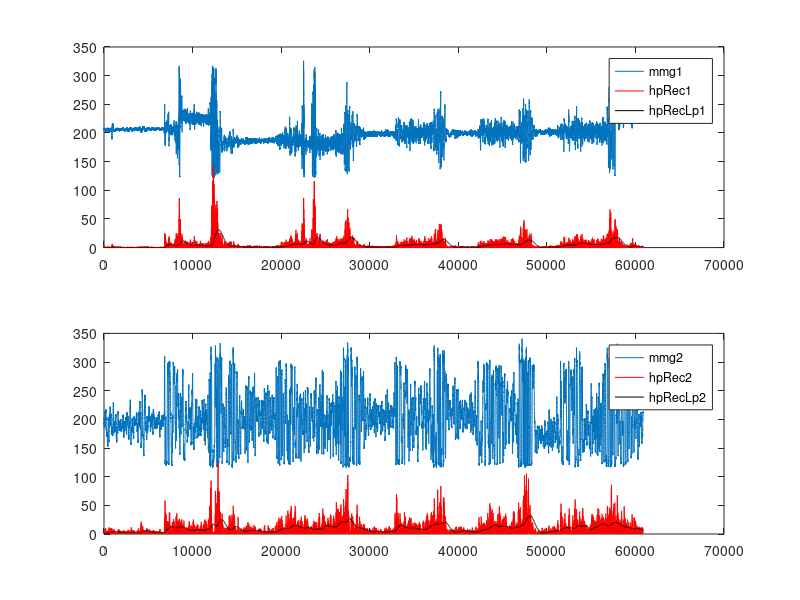

The MATLAB script that drew this image: (Note: this script raises an error after producing the figure.)
clear
clc
% load('mmg_torque_contract_processed.mat')
load('mmg_torque_extend_processed.mat')
% load('mmg_torque_swing_processed.mat')

N_thetas = 4; % inertial filter order
fc_theta = 2; % cutoff freq
fc_dtheta = 2; % cutoff freq
fc_ddtheta = 2; % cutoff freq
N_mmgBP = 4; % mmg BP filter order
N_mmgLP = 2; % mmg BP filter order
fp_mmg = 10; % pass freq
fs_mmg = 100; % stop freq
fc_mmgTorque = 0.5; % cutoff freq
fc_mmgMode = 0.25; % cutoff freq

%% Acc
acc = data.acc_thigh;

% calc theta
theta(:,1) = -atan2d(acc(:,3),acc(:,1));
theta = deg2rad(theta);

% LP theta
[bLPtheta,aLPtheta] = butter(N_thetas,fc_theta/500,'low');
thetaLP = filter(bLPtheta,aLPtheta,theta);

% calc dtheta
dtheta = zeros(n(1),1);
dtheta(3:n(1)) = diff(thetaLP(2:n(1)))*1000;

% LP dtheta
[bLPdtheta,aLPdtheta] = butter(N_thetas,fc_dtheta/500,'low');
dthetaLP = filter(bLPdtheta,aLPdtheta,dtheta);

% calc ddtheta
ddtheta = zeros(n(1),1);
ddtheta(3:n(1)) = diff(dthetaLP(2:n(1)))*1000;

% LP ddtheta
[bLPddtheta,aLPddtheta] = butter(N_thetas,fc_ddtheta/500,'low');
ddthetaLP = filter(bLPddtheta,aLPddtheta,ddtheta);
%% MMG
mmg = data.mmg(:,1:2);

% BP mmg
[bBPmmg,aBPmmg] = butter(N_mmgBP,[fp_mmg fs_mmg]/500,'bandpass');
mmgHP(:,1) = filter(bBPmmg,aBPmmg,mmg(:,1));
mmgHP(:,2) = filter(bBPmmg,aBPmmg,mmg(:,2));

% rec mmg
mmgHPREC = abs(mmgHP);

% LP mmg torque
[bLPmmgTorque,aLPmmgTorque] = butter(N_mmgLP,fc_mmgTorque/500,'low');
mmgHPRECLPtorque(:,1) = filter(bLPmmgTorque,aLPmmgTorque,mmgHPREC(:,1));
mmgHPRECLPtorque(:,2) = filter(bLPmmgTorque,aLPmmgTorque,mmgHPREC(:,2));

% LP mmg mode
[bLPmmgMode,aLPmmgMode] = butter(N_mmgLP,fc_mmgMode/500,'low');
mmgHPRECLPmode(:,1) = filter(bLPmmgMode,aLPmmgMode,mmgHPREC(:,1));
mmgHPRECLPmode(:,2) = filter(bLPmmgMode,aLPmmgMode,mmgHPREC(:,2));

%% Fig 1 plot
figure(1)
clf
subplot(2,1,1)
plot(mmg(:,1)+200)
hold on
plot(mmgHPREC(:,1),'r')
plot(mmgHPRECLPtorque(:,1),'k')
legend mmg1 hpRec1 hpRecLp1
subplot(2,1,2)
plot(mmg(:,2)+200)
hold on
plot(mmgHPREC(:,2),'r')
plot(mmgHPRECLPtorque(:,2),'k')
legend mmg2 hpRec2 hpRecLp2

%% Human model
theta = thetaLP;
dtheta = dthetaLP;
ddtheta = ddthetaLP;
mmgFiltered = mmgHPRECLPtorque;
mmg1 = mmgFiltered(:,1);
mmg2 = mmgFiltered(:,2);

A = 0;
B = 1.9119;
J = 0.28;
tau_g = 11.5534;

tau_h = J*ddtheta + B*dtheta + tau_g*sin(theta);

% Linear regression
b = [ones(length(mmg),1) mmgFiltered]\tau_h;
tau_h_hat = b(1) + b(2)*mmgFiltered(:,1) + b(3)*mmgFiltered(:,2);

% Polynomial fitting
[fitresult, gof] = createFit(mmg1, mmg2, tau_h);
tau_h_hat_poly = fitresult(mmg1,mmg2);

% Model error
RMSE_lin = rms(tau_h_hat - tau_h);
RMSE_poly = rms(tau_h_hat_poly - tau_h);
%% Plot
figure(2)
clf
subplot(3,1,1)
plot(theta)
legend theta
subplot(3,1,2)
plot(dtheta)
legend dtheta
subplot(3,1,3)
plot(ddtheta)
legend ddtheta

figure(3)
clf
plot(tau_h)
hold on
plot(tau_h_hat)
plot(tau_h_hat_poly,'k')
grid on
legend tau_h tau_{h}hat tau_{h}hatPoly

%% MMG mode
x5 = mmgHPRECLPmode(:,1)/50; % normalised
x6 = mmgHPRECLPmode(:,2)/50; % normalised
tvec = 0.001:0.001:n/1000;

a = 10; % input scaling
b = 100; % steepness
c1 = 0.1; % crossing point for m1
c2 = 0.12; % crossing point for m2

x = 0:0.0001:1;
y1 = sigmf(x*a,[b c1*a]);
y2 = sigmf(x*a,[b c2*a]);
m1 = sigmf(x5*a,[b c1*a]);
m2 = sigmf(x6*a,[b c2*a]);

figure(4)
clf

subplot(3,1,1)
plot(x,y1,x,y2)
grid on
subplot(3,1,2)
plot(tvec,x5,[tvec(1) tvec(n(1))],[c1 c1])
hold on
plot(tvec,x6,[tvec(1) tvec(n(1))],[c2 c2])
grid on
legend x5 c1 x6  c2

subplot(3,1,3)
plot(tvec,m1)
hold on
plot(tvec,m2)
grid on
legend m1 m2